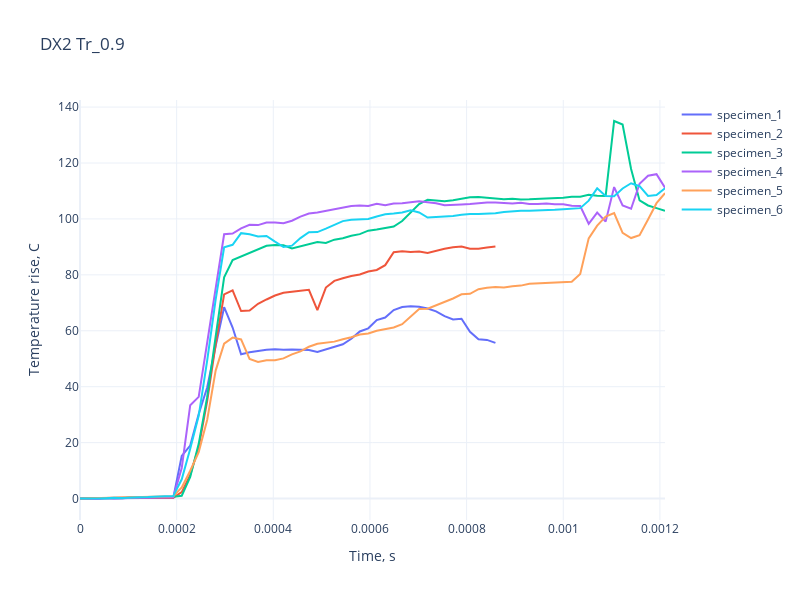

The notebook cell this image was saved under:
### Code cell
material = materials[1]
print (f'material {material}')

fig1 = go.Figure()
fig1.update_layout(template = 'plotly_white', width=800, height=600,
                        title = f'{material} {title}')
for specimen in specimens:
    
    thermo_data_path = way + material + subFold + specimen + to_IR_data + specimen + IR_index

    thermo_data = pd.read_csv(thermo_data_path +'Temperature_Spec_'+specimen+'Max_Tr.csv', sep = '\t' )
    fig1.add_trace(go.Scatter(x = thermo_data.time, y = thermo_data[title], name = f'specimen_{specimen}'))
    fig1.update_xaxes(title_text="Time, s")

    fig1.update_yaxes(title_text="Temperature rise, C")
    max_data[f'specimen_{specimen}'] = thermo_data[title]
max_data['time'] = thermo_data['time']
fig1.show()
#fig1.write_html(way + material+ '/' + f'All_IR_data{material}_{title}.html')
